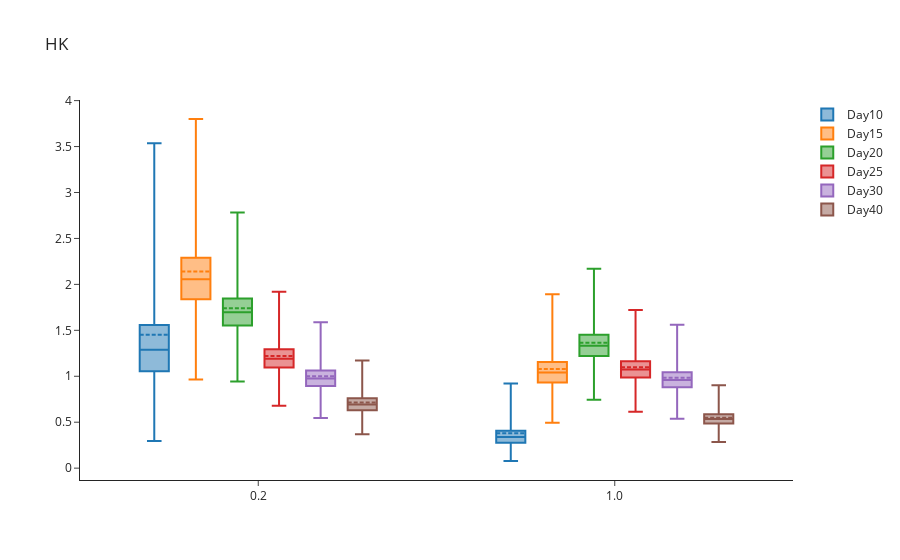

The notebook cell this image was saved under:
### Code cell
# Create list of names for x-axis and traces
epsilon_range = np.around(epsilon_range,3)
num_epsilons = len(epsilon_range)
x_name = []
for i in range(num_epsilons):
    x_name.append(str(epsilon_range[i]))
trace_name = ['Day{}'.format(x) for x in chosen_times]

# Sort results
all_intervals_chosen.sort_values(by=['Time Points', 'Epsilon'], inplace=True)

# Plot (box plot for inference)
fig = go.Figure()

for i in range(len(trace_name)):
    fig.add_trace(
        go.Box(
            mean=all_intervals_chosen.loc[all_intervals_chosen['Central Probability']==0]['Mean'][i*num_epsilons:(i+1)*num_epsilons],
            median=all_intervals_chosen.loc[all_intervals_chosen['Central Probability']==0]['Lower bound CI'][i*num_epsilons:(i+1)*num_epsilons],
            q1=all_intervals_chosen.loc[all_intervals_chosen['Central Probability']==0.25]['Lower bound CI'][i*num_epsilons:(i+1)*num_epsilons],
            q3=all_intervals_chosen.loc[all_intervals_chosen['Central Probability']==0.25]['Upper bound CI'][i*num_epsilons:(i+1)*num_epsilons],
            upperfence=all_intervals_chosen.loc[all_intervals_chosen['Central Probability']==0.95]['Upper bound CI'][i*num_epsilons:(i+1)*num_epsilons],
            lowerfence=all_intervals_chosen.loc[all_intervals_chosen['Central Probability']==0.95]['Lower bound CI'][i*num_epsilons:(i+1)*num_epsilons],
            x=x_name,
            name=trace_name[i]
        )
    )
fig.update_layout(template='simple_white', boxmode='group', title='HK')

fig.show()

### Figure 1 — Plotly figure (JSON) as saved in the notebook; plotly's stock layout.template omitted (floating-point values rounded to 4 significant figures)
{"data": [{"lowerfence": [0.2963, 0.07785], "mean": [1.452, 0.3799], "median": [1.289, 0.3377], "name": "Day10", "q1": [1.055, 0.2765], "q3": [1.557, 0.4075], "type": "box", "upperfence": [3.535, 0.9205], "x": ["0.2", "1.0"]}, {"lowerfence": [0.9656, 0.4935], "mean": [2.141, 1.08], "median": [2.056, 1.04], "name": "Day15", "q1": [1.838, 0.9318], "q3": [2.291, 1.157], "type": "box", "upperfence": [3.8, 1.893], "x": ["0.2", "1.0"]}, {"lowerfence": [0.9439, 0.745], "mean": [1.739, 1.365], "median": [1.695, 1.332], "name": "Day20", "q1": [1.552, 1.221], "q3": [1.848, 1.451], "type": "box", "upperfence": [2.783, 2.171], "x": ["0.2", "1.0"]}, {"lowerfence": [0.6797, 0.6128], "mean": [1.22, 1.097], "median": [1.192, 1.072], "name": "Day25", "q1": [1.095, 0.9854], "q3": [1.295, 1.164], "type": "box", "upperfence": [1.92, 1.722], "x": ["0.2", "1.0"]}, {"lowerfence": [0.5461, 0.5372], "mean": [0.9997, 0.9829], "median": [0.9758, 0.9595], "name": "Day30", "q1": [0.8942, 0.8793], "q3": [1.062, 1.044], "type": "box", "upperfence": [1.589, 1.561], "x": ["0.2", "1.0"]}, {"lowerfence": [0.3684, 0.2834], "mean": [0.7132, 0.5493], "median": [0.6934, 0.534], "name": "Day40", "q1": [0.6309, 0.4857], "q3": [0.76, 0.5854], "type": "box", "upperfence": [1.17, 0.9023], "x": ["0.2", "1.0"]}], "layout": {"boxmode": "group", "title": {"text": "HK"}}}
